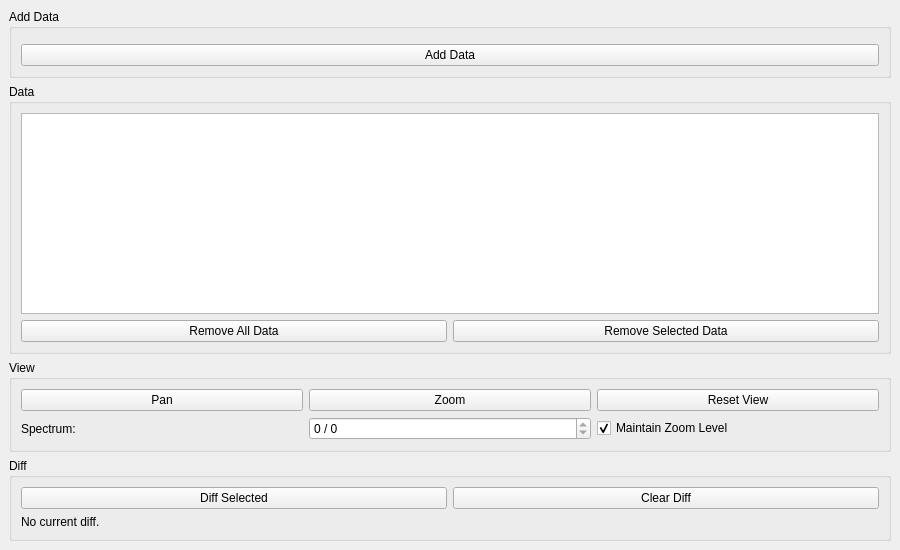
<?xml version="1.0" encoding="UTF-8"?>
<ui version="4.0">
 <class>DataComparisonView</class>
 <widget class="QMainWindow" name="DataComparison">
  <property name="geometry">
   <rect>
    <x>0</x>
    <y>0</y>
    <width>900</width>
    <height>550</height>
   </rect>
  </property>
  <property name="windowTitle">
   <string>Data Comparison</string>
  </property>
  <widget class="QWidget" name="centralwidget">
   <layout class="QHBoxLayout" name="horizontalLayout">
    <item>
     <layout class="QVBoxLayout" name="loPlot"/>
    </item>
    <item>
     <layout class="QVBoxLayout" name="loOptions">
      <item>
       <widget class="QGroupBox" name="gbAddData">
        <property name="sizePolicy">
         <sizepolicy hsizetype="Expanding" vsizetype="Minimum">
          <horstretch>0</horstretch>
          <verstretch>0</verstretch>
         </sizepolicy>
        </property>
        <property name="title">
         <string>Add Data</string>
        </property>
        <layout class="QVBoxLayout" name="verticalLayout">
         <item>
          <widget class="MantidQt::MantidWidgets::DataSelector" name="dsData" native="true">
           <property name="sizePolicy">
            <sizepolicy hsizetype="Minimum" vsizetype="Fixed">
             <horstretch>0</horstretch>
             <verstretch>0</verstretch>
            </sizepolicy>
           </property>
           <property name="autoLoad" stdset="0">
            <bool>true</bool>
           </property>
           <property name="showLoad" stdset="0">
            <bool>false</bool>
           </property>
           <property name="toolTip">
             <string>
               Used to select a workspace to add to the comparison.
             </string>
           </property>
          </widget>
         </item>
         <item>
          <widget class="QPushButton" name="pbAddData">
           <property name="text">
            <string>Add Data</string>
           </property>
           <property name="toolTip">
             <string>
               Adds the workspace selected to the comparison.
             </string>
           </property>
          </widget>
         </item>
        </layout>
       </widget>
      </item>
      <item>
       <widget class="QGroupBox" name="gbCurrentData">
        <property name="sizePolicy">
         <sizepolicy hsizetype="Expanding" vsizetype="Preferred">
          <horstretch>0</horstretch>
          <verstretch>0</verstretch>
         </sizepolicy>
        </property>
        <property name="title">
         <string>Data</string>
        </property>
        <layout class="QGridLayout" name="gridLayout_2">
         <item row="0" column="0" colspan="2">
          <widget class="QTableWidget" name="twCurrentData">
           <property name="sizePolicy">
            <sizepolicy hsizetype="Expanding" vsizetype="Expanding">
             <horstretch>0</horstretch>
             <verstretch>0</verstretch>
            </sizepolicy>
           </property>
          </widget>
         </item>
         <item row="1" column="0">
          <widget class="QPushButton" name="pbRemoveAllData">
           <property name="text">
            <string>Remove All Data</string>
           </property>
           <property name="toolTip">
             <string>
               Removes all workspaces from the comparison.
             </string>
           </property>
          </widget>
         </item>
         <item row="1" column="1">
          <widget class="QPushButton" name="pbRemoveSelectedData">
           <property name="text">
            <string>Remove Selected Data</string>
           </property>
           <property name="toolTip">
             <string>
               Removes the selected workspaces from the comparison.
             </string>
           </property>
          </widget>
         </item>
        </layout>
       </widget>
      </item>
      <item>
       <widget class="QGroupBox" name="gbView">
        <property name="sizePolicy">
         <sizepolicy hsizetype="Preferred" vsizetype="Minimum">
          <horstretch>0</horstretch>
          <verstretch>0</verstretch>
         </sizepolicy>
        </property>
        <property name="title">
         <string>View</string>
        </property>
        <layout class="QGridLayout" name="loView">
         <item row="0" column="0">
          <widget class="QPushButton" name="pbPan">
           <property name="text">
            <string>Pan</string>
           </property>
           <property name="checkable">
            <bool>true</bool>
           </property>
           <property name="toolTip">
             <string>
               Toggles the panning tool.
             </string>
           </property>
          </widget>
         </item>
         <item row="0" column="1">
          <widget class="QPushButton" name="pbZoom">
           <property name="text">
            <string>Zoom</string>
           </property>
           <property name="checkable">
            <bool>true</bool>
           </property>
          </widget>
         </item>
         <item row="0" column="2">
          <widget class="QPushButton" name="pbResetView">
           <property name="text">
            <string>Reset View</string>
           </property>
           <property name="toolTip">
             <string>
               Resets the plot to the default xoom level and panning position
               such that all spectra are visible on the plot.
             </string>
           </property>
          </widget>
         </item>
         <item row="1" column="0">
          <widget class="QLabel" name="lbSpectrum">
           <property name="text">
            <string>Spectrum:</string>
           </property>
           <property name="toolTip">
             <string>
               Used to select the spectrum index to plot, indexed from the
               workspace with offset 0.
             </string>
           </property>
          </widget>
         </item>
         <item row="1" column="1">
          <widget class="QSpinBox" name="sbSpectrum">
           <property name="suffix">
            <string> / 0</string>
           </property>
           <property name="maximum">
            <number>0</number>
           </property>
          </widget>
         </item>
         <item row="1" column="2">
          <widget class="QCheckBox" name="cbMaintainZoom">
           <property name="text">
            <string>Maintain Zoom Level</string>
           </property>
           <property name="toolTip">
             <string>
               If checked will not change the zoom level when the spectrum
               index or offset is changed or a new data set is added,
               otherwise zoom level is reset to show all curves.
             </string>
           </property>
           <property name="checked">
            <bool>true</bool>
           </property>
          </widget>
         </item>
        </layout>
       </widget>
      </item>
      <item>
       <widget class="QGroupBox" name="gbDiff">
        <property name="sizePolicy">
         <sizepolicy hsizetype="Preferred" vsizetype="Minimum">
          <horstretch>0</horstretch>
          <verstretch>0</verstretch>
         </sizepolicy>
        </property>
        <property name="title">
         <string>Diff</string>
        </property>
        <layout class="QGridLayout" name="loDiff">
         <item row="0" column="0">
          <widget class="QPushButton" name="pbDiffSelected">
           <property name="text">
            <string>Diff Selected</string>
           </property>
           <property name="toolTip">
             <string>
               Plots a difference curve for the two currently selected
               workspaces in the data table as a green line on the plot..
             </string>
           </property>
          </widget>
         </item>
         <item row="0" column="1">
          <widget class="QPushButton" name="pbClearDiff">
           <property name="text">
            <string>Clear Diff</string>
           </property>
           <property name="toolTip">
             <string>
               Removes the current difference curve.
             </string>
           </property>
          </widget>
         </item>
         <item row="1" column="0" colspan="2">
          <widget class="QLabel" name="lbDiffInfo">
           <property name="text">
            <string>No current diff.</string>
           </property>
          </widget>
         </item>
        </layout>
       </widget>
      </item>
     </layout>
    </item>
   </layout>
  </widget>
 </widget>
 <customwidgets>
  <customwidget>
   <class>MantidQt::MantidWidgets::DataSelector</class>
   <extends>QWidget</extends>
   <header>MantidQtMantidWidgets/DataSelector.h</header>
  </customwidget>
 </customwidgets>
 <resources/>
 <connections/>
</ui>
